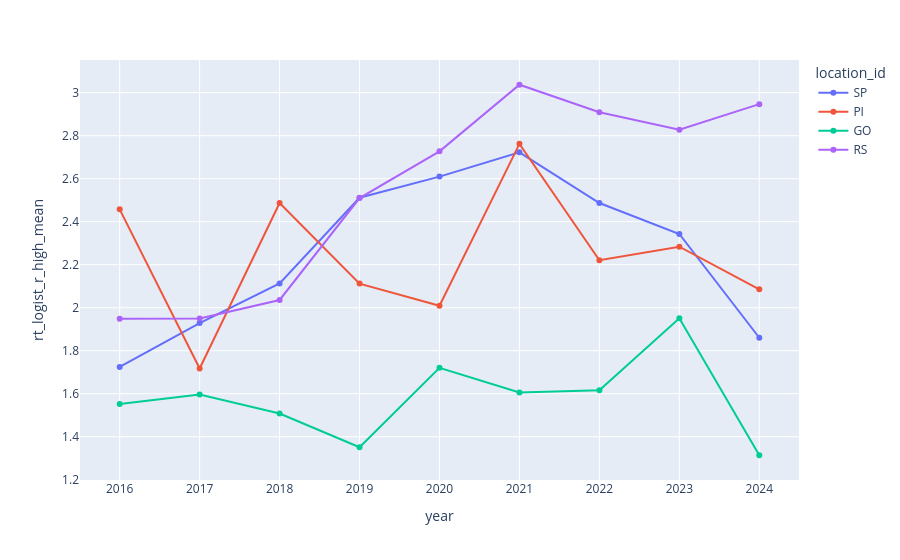
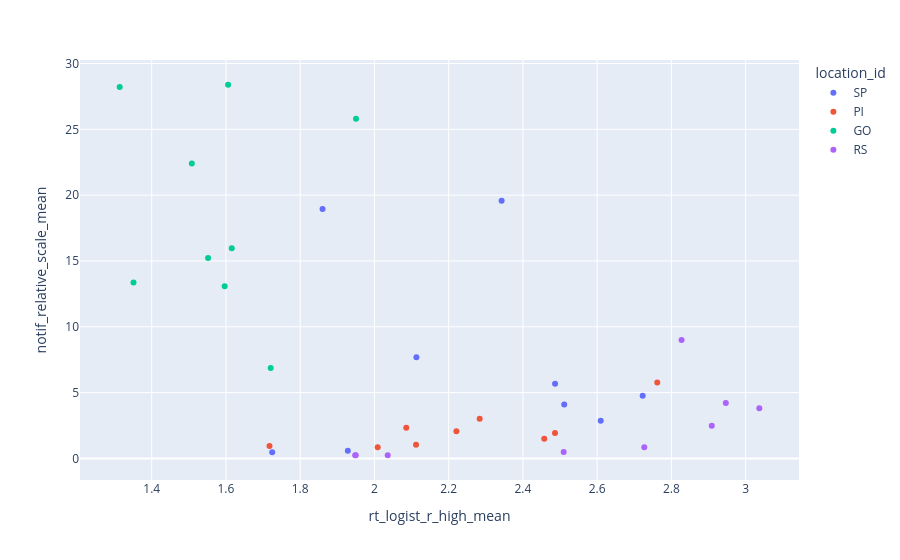

Notebook source saved alongside these figures, in order:
### Code cell
df = calibration_summary_df

# Reproduction number over the years
# ======
fig = px.line(
    df,
    x="year",
    y="rt_logist_r_high_mean",
    color="location_id",
    # error_y=df["rt_logist_r_high_q97.5%"] - df["rt_logist_r_high_mean"],
    # error_y_minus=df["rt_logist_r_high_mean"] - df["rt_logist_r_high_q02.5%"],
    markers=True
)

display(fig)


# Correlation betwen parameters
# ==============
x_param = "rt_logist_r_high"
y_param = "notif_relative_scale"

df = calibration_summary_df
param_names = sample_results.explored_param_names
if x_param in param_names and y_param in param_names:

    fig = px.scatter(
        df,
        x=f"{x_param}_mean",
        y=f"{y_param}_mean",
        color="location_id",
        hover_data=["year"],
    )

    display(fig)
    fig.write_html("../../.local/calibration_param_scatter.html")

else:
    print(f"One of the parameters {x_param} or {y_param} not found")

### Figure 1 — Plotly figure (JSON) as saved in the notebook; plotly's stock layout.template omitted (floating-point values rounded to 4 significant figures)
{"data": [{"hovertemplate": "location_id=SP<br>year=%{x}<br>rt_logist_r_high_mean=%{y}<extra></extra>", "legendgroup": "SP", "line": {"color": "#636efa", "dash": "solid"}, "marker": {"symbol": "circle"}, "mode": "lines+markers", "name": "SP", "orientation": "v", "showlegend": true, "x": [2016, 2017, 2018, 2019, 2020, 2021, 2022, 2023, 2024], "xaxis": "x", "y": [1.725, 1.928, 2.113, 2.511, 2.61, 2.723, 2.487, 2.343, 1.86], "yaxis": "y", "type": "scatter"}, {"hovertemplate": "location_id=PI<br>year=%{x}<br>rt_logist_r_high_mean=%{y}<extra></extra>", "legendgroup": "PI", "line": {"color": "#EF553B", "dash": "solid"}, "marker": {"symbol": "circle"}, "mode": "lines+markers", "name": "PI", "orientation": "v", "showlegend": true, "x": [2016, 2017, 2018, 2019, 2020, 2021, 2022, 2023, 2024], "xaxis": "x", "y": [2.457, 1.717, 2.487, 2.112, 2.009, 2.762, 2.221, 2.284, 2.086], "yaxis": "y", "type": "scatter"}, {"hovertemplate": "location_id=GO<br>year=%{x}<br>rt_logist_r_high_mean=%{y}<extra></extra>", "legendgroup": "GO", "line": {"color": "#00cc96", "dash": "solid"}, "marker": {"symbol": "circle"}, "mode": "lines+markers", "name": "GO", "orientation": "v", "showlegend": true, "x": [2016, 2017, 2018, 2019, 2020, 2021, 2022, 2023, 2024], "xaxis": "x", "y": [1.552, 1.597, 1.508, 1.351, 1.721, 1.606, 1.616, 1.95, 1.314], "yaxis": "y", "type": "scatter"}, {"hovertemplate": "location_id=RS<br>year=%{x}<br>rt_logist_r_high_mean=%{y}<extra></extra>", "legendgroup": "RS", "line": {"color": "#ab63fa", "dash": "solid"}, "marker": {"symbol": "circle"}, "mode": "lines+markers", "name": "RS", "orientation": "v", "showlegend": true, "x": [2016, 2017, 2018, 2019, 2020, 2021, 2022, 2023, 2024], "xaxis": "x", "y": [1.948, 1.95, 2.036, 2.51, 2.727, 3.037, 2.909, 2.827, 2.947], "yaxis": "y", "type": "scatter"}], "layout": {"xaxis": {"anchor": "y", "domain": [0.0, 1.0], "title": {"text": "year"}}, "yaxis": {"anchor": "x", "domain": [0.0, 1.0], "title": {"text": "rt_logist_r_high_mean"}}, "legend": {"title": {"text": "location_id"}, "tracegroupgap": 0}, "margin": {"t": 60}}}

### Figure 2 — Plotly figure (JSON) as saved in the notebook; plotly's stock layout.template omitted (floating-point values rounded to 4 significant figures)
{"data": [{"customdata": [[2016], [2017], [2018], [2019], [2020], [2021], [2022], [2023], [2024]], "hovertemplate": "location_id=SP<br>rt_logist_r_high_mean=%{x}<br>notif_relative_scale_mean=%{y}<br>year=%{customdata[0]}<extra></extra>", "legendgroup": "SP", "marker": {"color": "#636efa", "symbol": "circle"}, "mode": "markers", "name": "SP", "orientation": "v", "showlegend": true, "x": [1.725, 1.928, 2.113, 2.511, 2.61, 2.723, 2.487, 2.343, 1.86], "xaxis": "x", "y": [0.4762, 0.5898, 7.675, 4.097, 2.864, 4.767, 5.669, 19.57, 18.94], "yaxis": "y", "type": "scatter"}, {"customdata": [[2016], [2017], [2018], [2019], [2020], [2021], [2022], [2023], [2024]], "hovertemplate": "location_id=PI<br>rt_logist_r_high_mean=%{x}<br>notif_relative_scale_mean=%{y}<br>year=%{customdata[0]}<extra></extra>", "legendgroup": "PI", "marker": {"color": "#EF553B", "symbol": "circle"}, "mode": "markers", "name": "PI", "orientation": "v", "showlegend": true, "x": [2.457, 1.717, 2.487, 2.112, 2.009, 2.762, 2.221, 2.284, 2.086], "xaxis": "x", "y": [1.497, 0.9394, 1.928, 1.034, 0.8403, 5.764, 2.063, 3.008, 2.332], "yaxis": "y", "type": "scatter"}, {"customdata": [[2016], [2017], [2018], [2019], [2020], [2021], [2022], [2023], [2024]], "hovertemplate": "location_id=GO<br>rt_logist_r_high_mean=%{x}<br>notif_relative_scale_mean=%{y}<br>year=%{customdata[0]}<extra></extra>", "legendgroup": "GO", "marker": {"color": "#00cc96", "symbol": "circle"}, "mode": "markers", "name": "GO", "orientation": "v", "showlegend": true, "x": [1.552, 1.597, 1.508, 1.351, 1.721, 1.606, 1.616, 1.95, 1.314], "xaxis": "x", "y": [15.22, 13.08, 22.4, 13.36, 6.859, 28.39, 15.97, 25.81, 28.22], "yaxis": "y", "type": "scatter"}, {"customdata": [[2016], [2017], [2018], [2019], [2020], [2021], [2022], [2023], [2024]], "hovertemplate": "location_id=RS<br>rt_logist_r_high_mean=%{x}<br>notif_relative_scale_mean=%{y}<br>year=%{customdata[0]}<extra></extra>", "legendgroup": "RS", "marker": {"color": "#ab63fa", "symbol": "circle"}, "mode": "markers", "name": "RS", "orientation": "v", "showlegend": true, "x": [1.948, 1.95, 2.036, 2.51, 2.727, 3.037, 2.909, 2.827, 2.947], "xaxis": "x", "y": [0.2438, 0.2439, 0.239, 0.4824, 0.8562, 3.802, 2.481, 8.994, 4.212], "yaxis": "y", "type": "scatter"}], "layout": {"xaxis": {"anchor": "y", "domain": [0.0, 1.0], "title": {"text": "rt_logist_r_high_mean"}}, "yaxis": {"anchor": "x", "domain": [0.0, 1.0], "title": {"text": "notif_relative_scale_mean"}}, "legend": {"title": {"text": "location_id"}, "tracegroupgap": 0}, "margin": {"t": 60}}}
